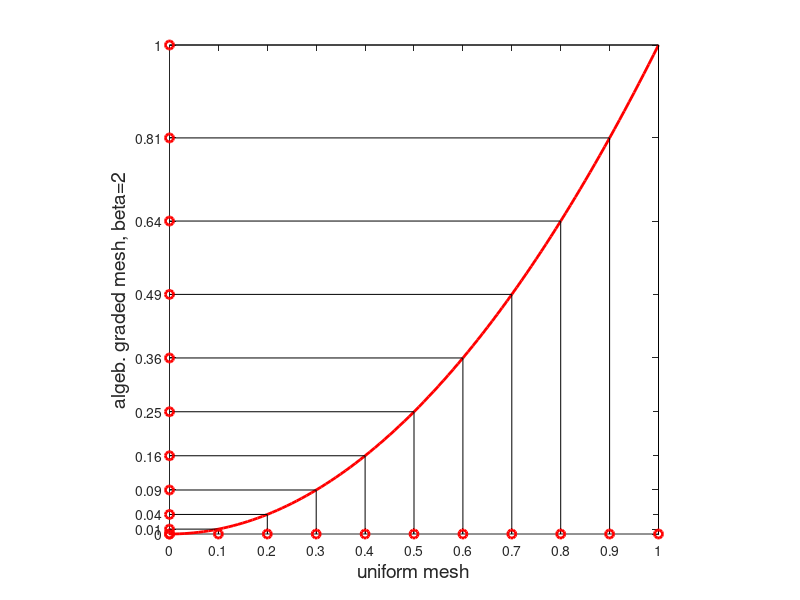

Write MATLAB code to recreate this figure.
n = 10;              b = 2;
t_eq = (0:n)/n;      t_gr =t_eq.^b;
close all; plot([0:0.01:1],(0:0.01:1).^b,'r','linewidth',2); hold on; 
for j=1:n+1;   plot([t_eq(j),t_eq(j),0], [0,t_gr(j),t_gr(j)],'k');
    plot([t_eq(j),0], [0,t_gr(j)],'ro','linewidth',2);  end;
axis square;  xlabel('uniform mesh','fontsize',14);
ylabel('algeb. graded mesh, beta=2','fontsize',14);
set(gca,'xtick',t_eq,'ytick',t_gr);print -depsc2 'GradedMesh.eps';